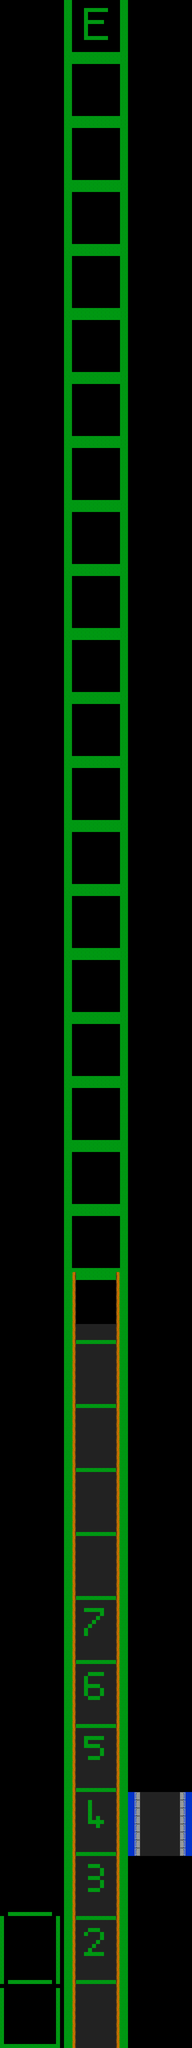

The image is a tile-based game level rendered from a .tmx file. Its description and source (layers, tilesets, objects; grid data summarised) follow:
An orthogonal 48x512 tile map with 16x16 px tiles, 4 tile layers (map, blocks, actors, foreground), 3 tilesets.

<map version="1.9" tiledversion="1.9.2" orientation="orthogonal" renderorder="right-down" width="48" height="512" tilewidth="16" tileheight="16" hexsidelength="0" infinite="0" nextlayerid="7" nextobjectid="1">
  <properties />
  <tileset firstgid="1" source="../Actors.tsx" />
  <tileset firstgid="257" source="../Blocks.tsx" />
  <tileset firstgid="513" source="Outrun.tileset.tsx" />
  <layer id="1" name="map" width="48" height="512">
    <data>[24576 cells, 0 non-empty, 0 distinct tile ids]</data>
    <properties>
      <property name="amiga_ocs" type="bool" value="true" />
      <property name="foreground" type="bool" value="False" />
    </properties>
  </layer>
  <layer id="2" name="blocks" width="48" height="512">
    <data>[24576 cells, 5339 non-empty, 17 distinct tile ids]</data>
    <properties>
      <property name="amiga_ocs" type="bool" value="true" />
      <property name="foreground" type="bool" value="False" />
    </properties>
  </layer>
  <layer id="3" name="actors" width="48" height="512">
    <data>[24576 cells, 0 non-empty, 0 distinct tile ids]</data>
    <properties>
      <property name="amiga_ocs" type="bool" value="true" />
      <property name="foreground" type="bool" value="False" />
    </properties>
  </layer>
  <layer id="4" name="foreground" width="48" height="512">
    <data>[24576 cells, 0 non-empty, 0 distinct tile ids]</data>
    <properties>
      <property name="amiga_ocs" type="bool" value="true" />
      <property name="foreground" type="bool" value="True" />
    </properties>
  </layer>
  <objectgroup id="6" name="events" />
</map>
